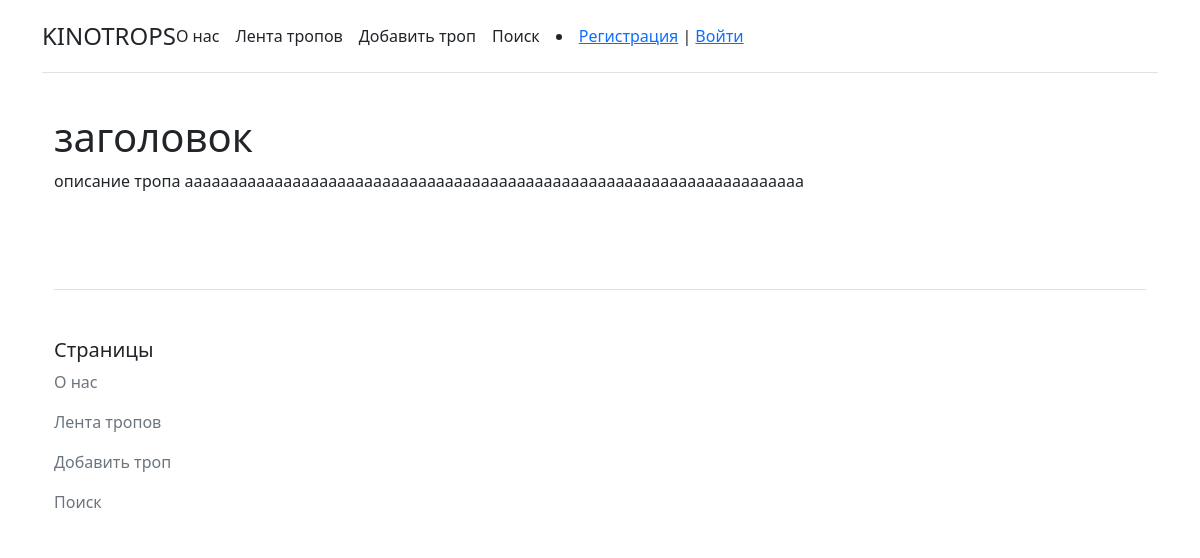
Page /feed_of_trops/zagolovok/ on the committed database.
### trops/models.py (models this page shows, shortened)
class Trops(models.Model):
    title = models.CharField(max_length=255, verbose_name="Заголовок")
    slug = models.SlugField(max_length=255, unique=True, db_index=True, verbose_name="URL")
    content = models.TextField(blank=True, verbose_name="Описание тропа")
    time_create = models.DateTimeField(auto_now_add=True, verbose_name="Дата создания")
    time_update = models.DateTimeField(auto_now=True, verbose_name="Дата последнего изменения")
    is_published = models.BooleanField(default=True, verbose_name="Публикация")
    cat = models.ForeignKey('Category', on_delete=models.PROTECT, null=True, verbose_name="Категория")
    class Meta:
        verbose_name = 'троп'
        verbose_name_plural = 'тропы'
        ordering = ['-time_create', 'title']

### trops/views.py (the view)
# urls.py: path('feed_of_trops/<slug:trops_slug>/', ShowTrops.as_view(), name='trops'),
class ShowTrops(DataMixin, DetailView):
    model = Trops
    template_name = 'trops/trop.html'
    slug_url_kwarg = 'trops_slug'
    context_object_name = 'trop'
    def get_context_data(self, *, object_list=None, **kwargs):
        context = super().get_context_data(**kwargs)
        c_def = self.get_user_context(title=context['trop'])
        return dict(list(context.items()) + list(c_def.items()))

### trops/utils.py (called while the page is built)
    def get_user_context(self, **kwargs):
        context = kwargs
        cats = Category.objects.annotate(Count('trops'))
        context['menu'] = menu
        context['cats'] = cats
        if 'cat_selected' not in context:
            context['cat_selected'] = 0
        return context

### trops/templates/trops/trop.html
{% extends 'trops/base.html' %}
{% block content %}
<h1>{{trop.title}}</h1>
{{trop.content|linebreaks}}
{% endblock %}

### rows in the picture
Trops: title "заголовок", content "описание тропа ааааааааааааааааааааааааааааааааааааааааааааааааааааааааааааааааааааа"

### other values in the picture
{{ m.title }} "О нас" "Лента тропов" "Добавить троп" "Поиск"
{{ m.title }} "О нас" "Лента тропов" "Добавить троп"
{{ m.title }} "Поиск"
